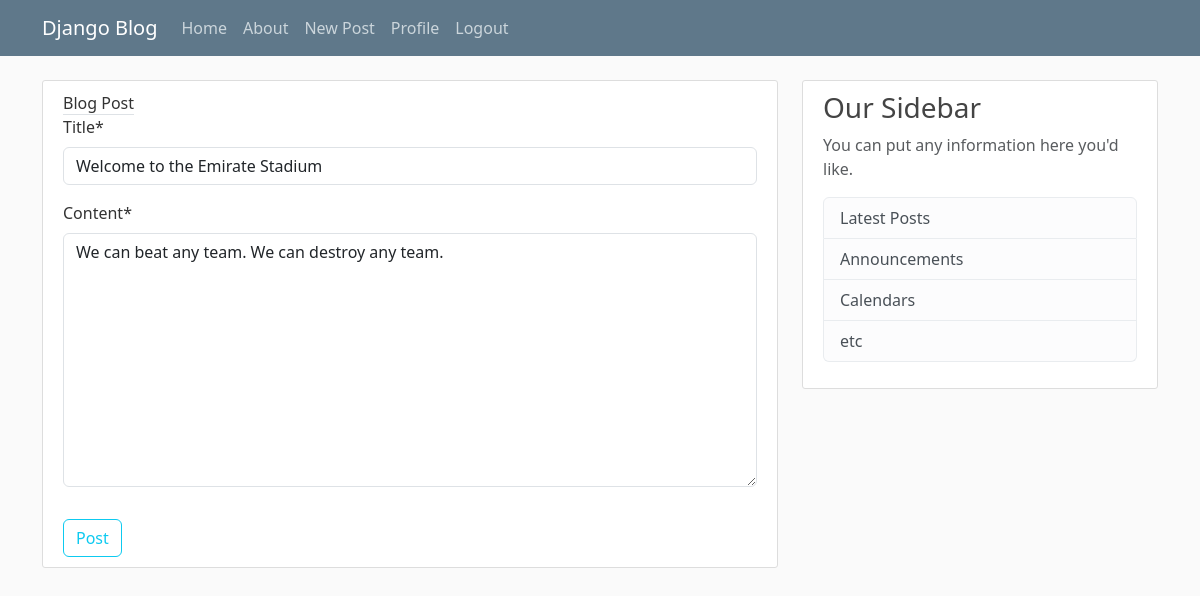
Screenshot of /post/10/update/ (signed in) with the database file from the repository.
### blog/models.py (models this page shows, shortened)
class Post(models.Model):
    title = models.CharField(max_length=100)
    content = models.TextField()
    date_posted = models.DateTimeField(default=timezone.now)
    author = models.ForeignKey(User, on_delete=models.CASCADE)

### blog/views.py (the view, shortened to what this page needs)
# urls.py: path('post/<int:pk>/update/', PostUpdateView.as_view(), name='post-update'),
class PostUpdateView(LoginRequiredMixin, UserPassesTestMixin, UpdateView):
    model = Post
    fields = ['title', 'content']
    def test_func(self):
        post = self.get_object()
        if self.request.user == post.author:
            return True
        return False

### blog/templates/blog/post_form.html (shortened to what this page needs)
{% extends "blog/base.html" %}
{% load crispy_forms_tags %}
{% block content %}
    <div class="content-section">
        <form method="POST">
            <fieldset class="form-group">
                <lengend class="border-bottom mb-4">Blog Post</lengend>
                {{ form|crispy  }}
            </fieldset>
            <div class="form-group mt-3">
                <button class="btn btn-outline-info" type="submit">Post</button>
            </div>
        </form>
    </div>
{% endblock content %}

### blog/static/blog/main.css (style rules this page uses)
body { background: #fafafa; color: #333333; margin-top: 5rem; }
.content-section { background: #ffffff; padding: 10px 20px; border: 1px solid #dddddd; border-radius: 3px; margin-bottom: 20px; }

### rows the page displays
Post: title "Welcome to the Emirate Stadium", content "We can beat any team. We can destroy any team."
